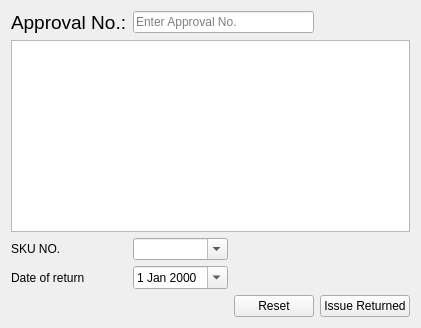
      <widget class="QWidget" name="issue_return">
       <attribute name="title">
        <string>Issue Return</string>
       </attribute>
       <layout class="QGridLayout" name="gridLayout_4">
        <item row="6" column="3">
         <widget class="QPushButton" name="pushButton_3">
          <property name="text">
           <string>Issue Returned</string>
          </property>
         </widget>
        </item>
        <item row="1" column="0">
         <widget class="QLabel" name="sku_label_3">
          <property name="sizePolicy">
           <sizepolicy hsizetype="Fixed" vsizetype="Fixed">
            <horstretch>0</horstretch>
            <verstretch>0</verstretch>
           </sizepolicy>
          </property>
          <property name="font">
           <font>
            <pointsize>14</pointsize>
            <weight>50</weight>
            <bold>false</bold>
            <underline>false</underline>
           </font>
          </property>
          <property name="text">
           <string>Approval No.:</string>
          </property>
         </widget>
        </item>
        <item row="3" column="0">
         <widget class="QLabel" name="label">
          <property name="sizePolicy">
           <sizepolicy hsizetype="Fixed" vsizetype="Fixed">
            <horstretch>0</horstretch>
            <verstretch>0</verstretch>
           </sizepolicy>
          </property>
          <property name="text">
           <string>SKU NO. </string>
          </property>
         </widget>
        </item>
        <item row="2" column="0" colspan="4">
         <widget class="QTableWidget" name="tableWidget_5">
          <property name="sizePolicy">
           <sizepolicy hsizetype="Expanding" vsizetype="Fixed">
            <horstretch>0</horstretch>
            <verstretch>0</verstretch>
           </sizepolicy>
          </property>
         </widget>
        </item>
        <item row="6" column="2">
         <widget class="QPushButton" name="pushButton_4">
          <property name="text">
           <string>Reset</string>
          </property>
         </widget>
        </item>
        <item row="4" column="0">
         <widget class="QLabel" name="label_5">
          <property name="text">
           <string>Date of return</string>
          </property>
         </widget>
        </item>
        <item row="4" column="1">
         <widget class="QDateEdit" name="dateEdit">
          <property name="calendarPopup">
           <bool>true</bool>
          </property>
         </widget>
        </item>
        <item row="3" column="1">
         <widget class="QComboBox" name="comboBox">
          <property name="sizePolicy">
           <sizepolicy hsizetype="Preferred" vsizetype="Fixed">
            <horstretch>0</horstretch>
            <verstretch>0</verstretch>
           </sizepolicy>
          </property>
          <property name="editable">
           <bool>true</bool>
          </property>
         </widget>
        </item>
        <item row="1" column="1" colspan="2">
         <widget class="QLineEdit" name="approval_no">
          <property name="text">
           <string/>
          </property>
          <property name="placeholderText">
           <string>Enter Approval No.</string>
          </property>
          <property name="clearButtonEnabled">
           <bool>true</bool>
          </property>
         </widget>
        </item>
       </layout>
      </widget>
